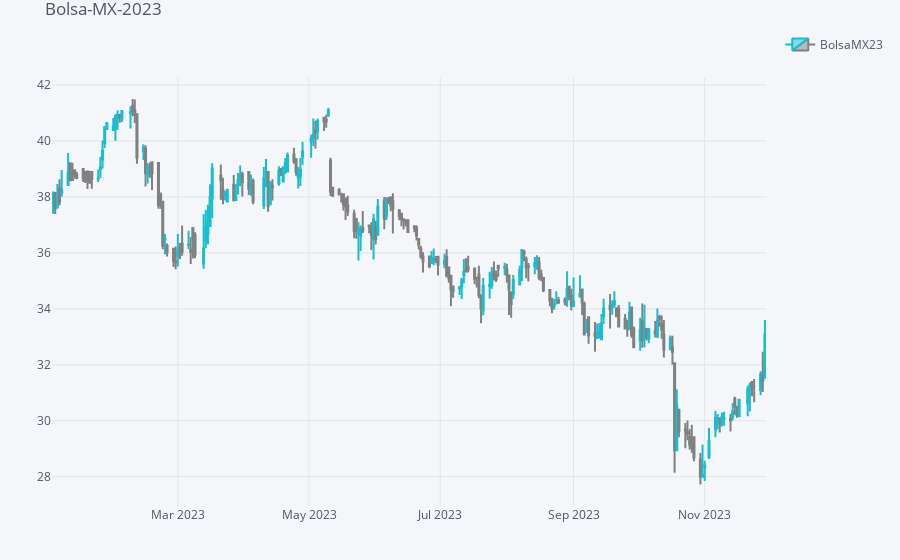

The cell this chart's notebook holds for it:
### Code cell
qf.iplot(title="Bolsa-MX-2023", name="BolsaMX23")

### Figure 1 — Plotly figure (JSON) as saved in the notebook; plotly's stock layout.template omitted (floating-point values rounded to 4 significant figures; data arrays with more than 128 entries replaced by an {"elided": "..."} marker saying what was removed)
{"data": [{"close": {"elided": "230 float values"}, "decreasing": {"line": {"color": "#808080"}}, "high": {"elided": "230 float values"}, "increasing": {"line": {"color": "#17BECF"}}, "low": {"elided": "230 float values"}, "name": "BolsaMX23", "open": {"elided": "230 float values"}, "showlegend": true, "type": "candlestick", "x": {"elided": "230 str values"}, "yaxis": "y2"}], "layout": {"legend": {"bgcolor": "#F5F6F9", "font": {"color": "#4D5663"}}, "margin": {"b": 30, "l": 30, "r": 30, "t": 30}, "paper_bgcolor": "#F5F6F9", "plot_bgcolor": "#F5F6F9", "showlegend": true, "title": {"font": {"color": "#4D5663"}, "text": "Bolsa-MX-2023"}, "xaxis": {"anchor": "y2", "gridcolor": "#E1E5ED", "rangeselector": {"bgcolor": "rgba(150, 200, 250, 1)", "buttons": [{"count": 1, "label": "1m", "step": "month", "stepmode": "backward"}, {"count": 1, "label": "1y", "step": "year", "stepmode": "backward"}], "font": {"size": 13}, "visible": false, "x": 0, "y": 0.9}, "rangeslider": {"visible": false}, "showgrid": true, "tickfont": {"color": "#4D5663"}, "title": {"font": {"color": "#4D5663"}, "text": ""}, "zerolinecolor": "#E1E5ED"}, "yaxis": {"gridcolor": "#E1E5ED", "showgrid": true, "showticklabels": false, "tickfont": {"color": "#4D5663"}, "title": {"font": {"color": "#4D5663"}, "text": ""}, "zerolinecolor": "#E1E5ED"}, "yaxis2": {"domain": [0, 0.9], "gridcolor": "#E1E5ED", "showgrid": true, "tickfont": {"color": "#4D5663"}, "title": {"font": {"color": "#4D5663"}, "text": ""}, "zerolinecolor": "#E1E5ED"}}}
